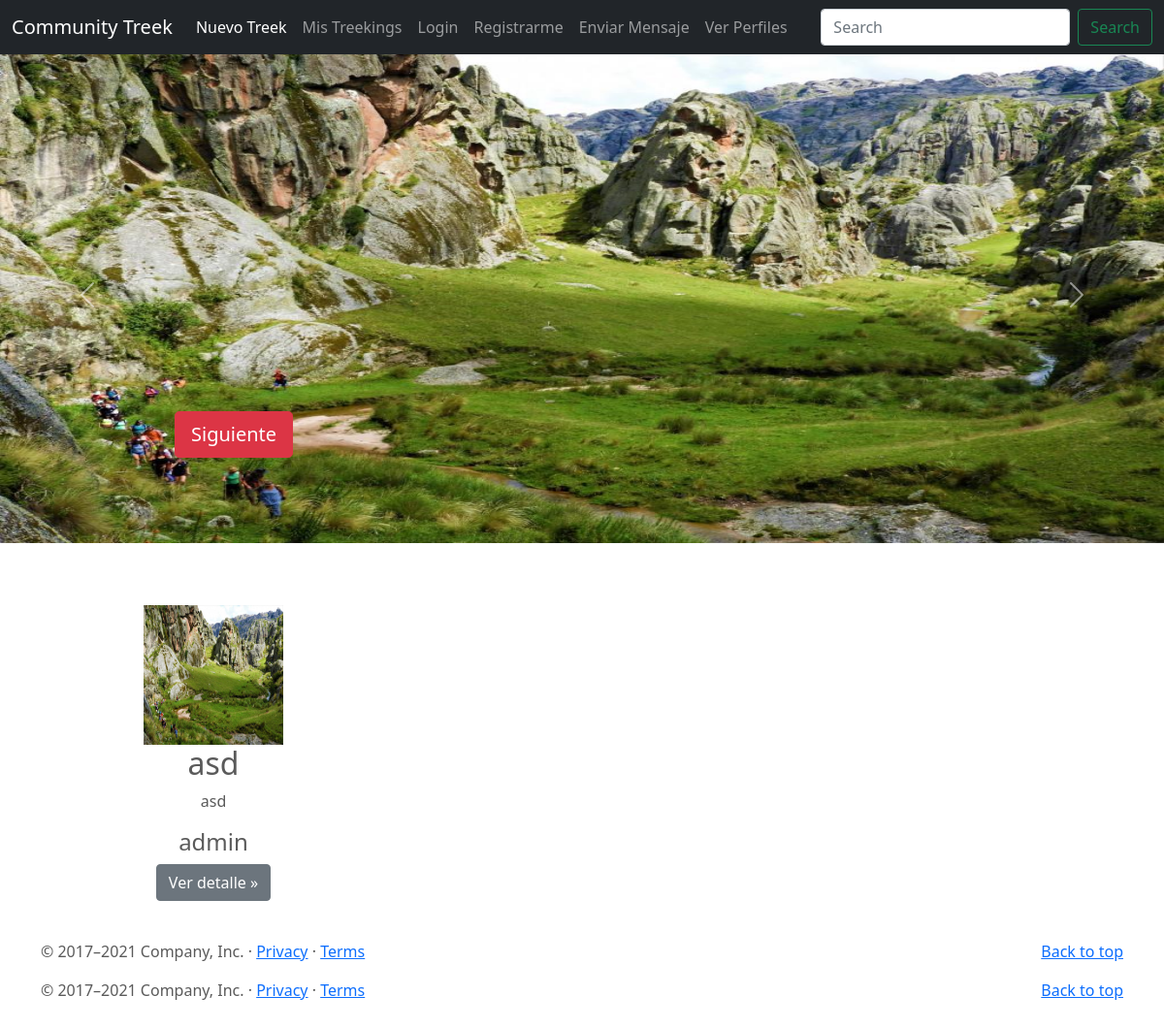
The app's page /, older data.
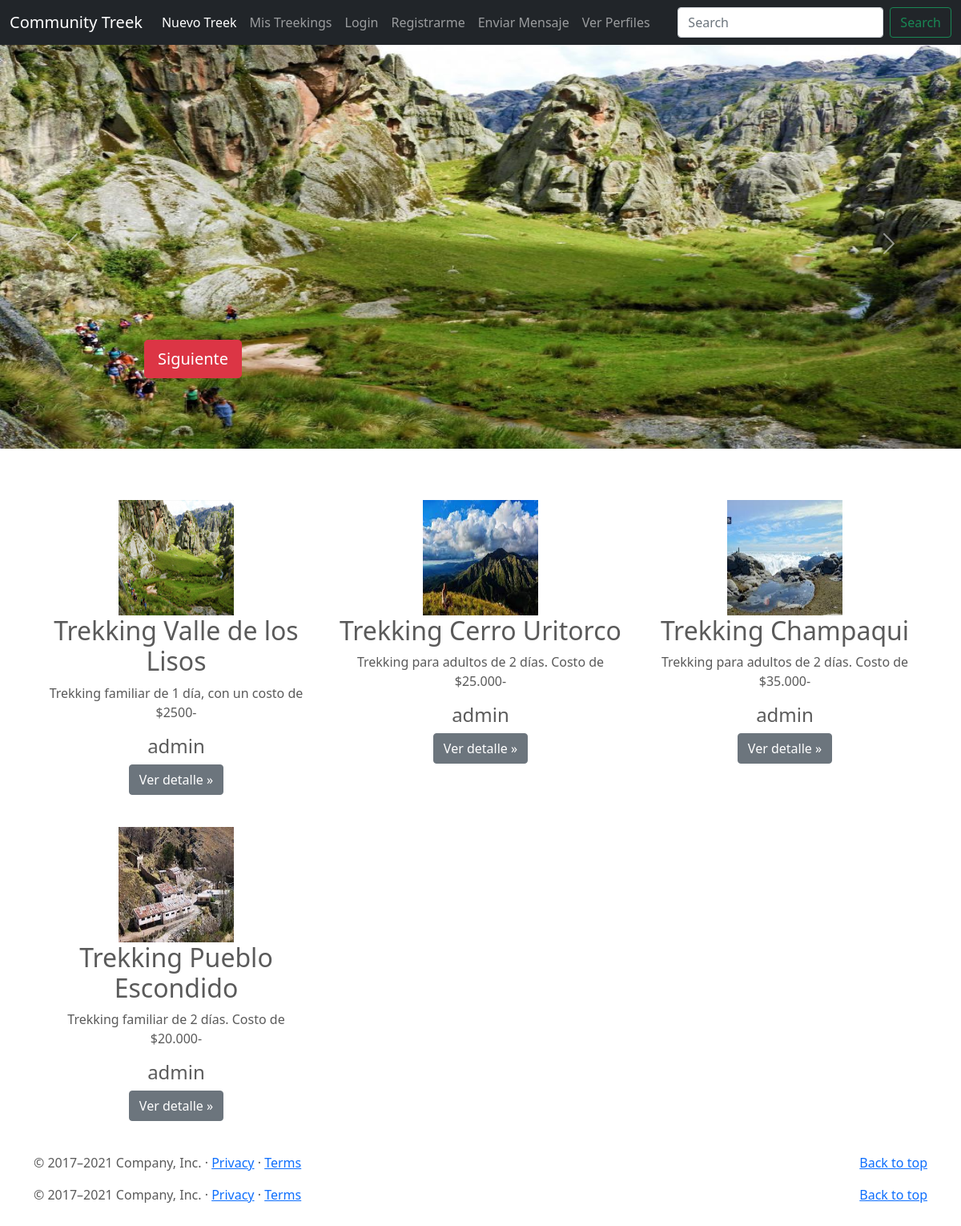
The same page, newer data.
### CommunityTrekk/models.py (models this page shows, shortened)
class Post(models.Model):
    principal_title= models.CharField(max_length=100)
    principal_subtitle= models.CharField(max_length=500)
    heading= models.CharField(max_length=50)
    description= models.CharField(max_length=250)
    created_the= models.DateTimeField(auto_now_add= True)
    publisher= models.ForeignKey(to= User, on_delete= models.CASCADE, related_name="publisher")
    imagen = models.ImageField(upload_to= "posts", null= True, blank= True)
    imagen2 = models.ImageField(upload_to= "posts", null= True, blank= True)
    imagen3 = models.ImageField(upload_to= "posts", null= True, blank= True)
    trekk_value= models.CharField(max_length=10, default= "$0")
    trekk_duration= models.CharField(max_length=20, default= "1 día")

### CommunityTrekk/views.py (the view)
# urls.py: path('', index, name="index"),
def index(request):
    context= {
            "posts": Post.objects.all()
    }
    return render(request, "CommunityTrekk/index.html", context)

### CommunityTrekk/templates/CommunityTrekk/index.html (shortened to what this page needs)
{% extends "CommunityTrekk/base.html" %}
{% block main%}
<main>
  <div id="myCarousel" class="carousel slide" data-bs-ride="carousel">
    <div class="carousel-inner">
        {% for post in posts %}
          {% if forloop.first %}
            <div class="carousel-item active">
          {% else %}
            <div class="carousel-item">
          {% endif %}
              <img src="{{post.imagen.url}}">
            <div class="container">
              <div class="carousel-caption text-start">
                <p><a class="btn btn-lg btn-danger" href="{% url 'post-detail' post.id %}">Siguiente</a></p>
              </div>
            </div>
          </div>
        {% endfor %}
    </div>
    <button class="carousel-control-prev" type="button" data-bs-target="#myCarousel" data-bs-slide="prev">
      <span class="carousel-control-prev-icon" aria-hidden="true"></span>
    </button>
    <button class="carousel-control-next" type="button" data-bs-target="#myCarousel" data-bs-slide="next">
      <span class="carousel-control-next-icon" aria-hidden="true"></span>
    </button>
  </div>
  <div class="container marketing">
    <div class="row">
      {% for post in posts %}
      <div class="col-lg-4">
        <img src="{{ post.imagen.url }}" height="144" width="144">
        <h2>{{post.heading}}</h2>
        <p>{{post.description}}</p>
        <h4>{{post.publisher.username}}</h4>
        <p><a class="btn btn-secondary" href="{% url 'post-detail' post.id %}">Ver detalle »</a></p>
      </div>
      {% endfor %}
    </div>
  </div>
  <footer class="container">
    <p class="float-end"><a href="https://getbootstrap.com/docs/5.0/examples/carousel/#">Back to top</a></p>
    <p>© 2017–2021 Company, Inc. · <a href="https://getbootstrap.com/docs/5.0/examples/carousel/#">Privacy</a> · <a href="https://getbootstrap.com/docs/5.0/examples/carousel/#">Terms</a></p>
  </footer>
</main>
{% endblock%}

Row changes from the older to the newer data that the page shows:
removed Post: imagen (picture), heading "asd", description "asd", publisher.username "admin"
added Post: imagen (picture), heading "Trekking Valle de los Lisos", description "Trekking familiar de 1 día, con un costo de $2500-", publisher.username "admin"
added Post: imagen (picture), heading "Trekking Cerro Uritorco", description "Trekking para adultos de 2 días. Costo de $25.000-", publisher.username "admin"
added Post: imagen (picture), heading "Trekking Champaqui", description "Trekking para adultos de 2 días. Costo de $35.000-", publisher.username "admin"
added Post: imagen (picture), heading "Trekking Pueblo Escondido", description "Trekking familiar de 2 días. Costo de $20.000-", publisher.username "admin"
